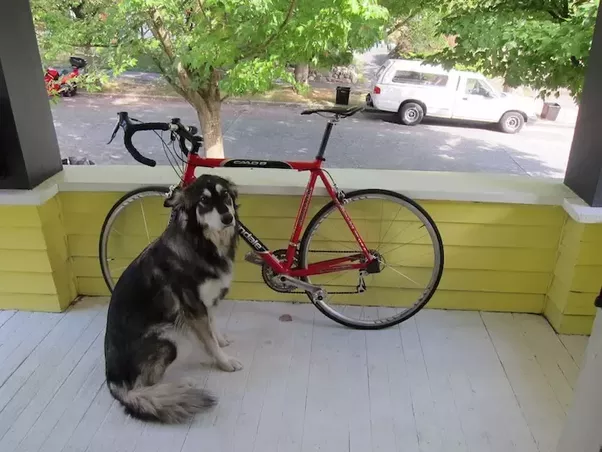
#> input picture memos/deeplearning/dog-cycle-car.png, 602 x 452 px
$ python sklearn_demo.py
#> lines starting #> are read from the running program, lines starting #| are printed output that depends on the picture
from sklearn.feature_extraction.image import extract_patches_2d
import cv2
import numpy as np


if __name__ == "__main__":
    imgpath = 'dog-cycle-car.png'
    img = cv2.imread(imgpath)
#> img is the input picture: shape (452, 602, 3); mean B, G, R 114.6, 135.5, 135.2
    clip = extract_patches_2d(img, patch_size=(100, 100), max_patches=6)
    for i, img in enumerate(clip):
        cv2.imwrite(f"crop-{i}.png", img)
#> this loop made 6 passes
#> pass 1, `cv2.imwrite(f"crop-{i}.png", img)`:
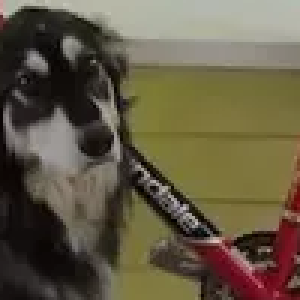
#> saved as crop-0.png: shape (100, 100, 3) (shown 3 times larger); mean B, G, R 68.7, 90, 99.4
#> pass 2, `cv2.imwrite(f"crop-{i}.png", img)`:
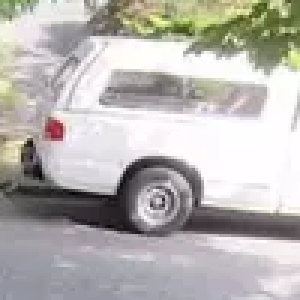
#> saved as crop-1.png: shape (100, 100, 3) (shown 3 times larger); mean B, G, R 177.3, 180.3, 183.3
